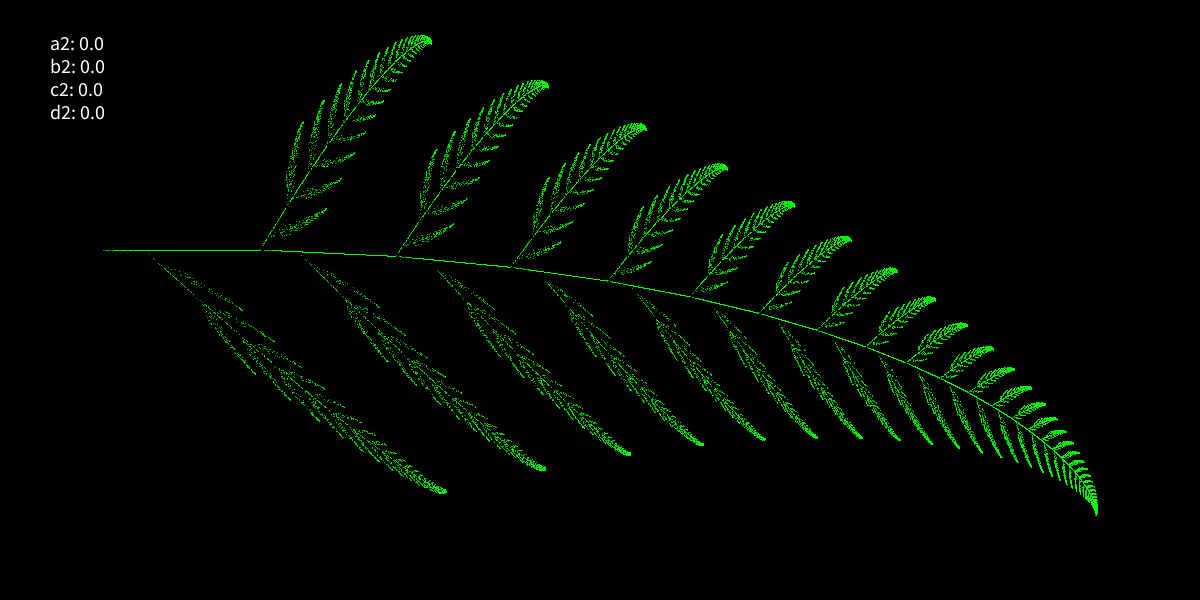
Frame 1 (no input)
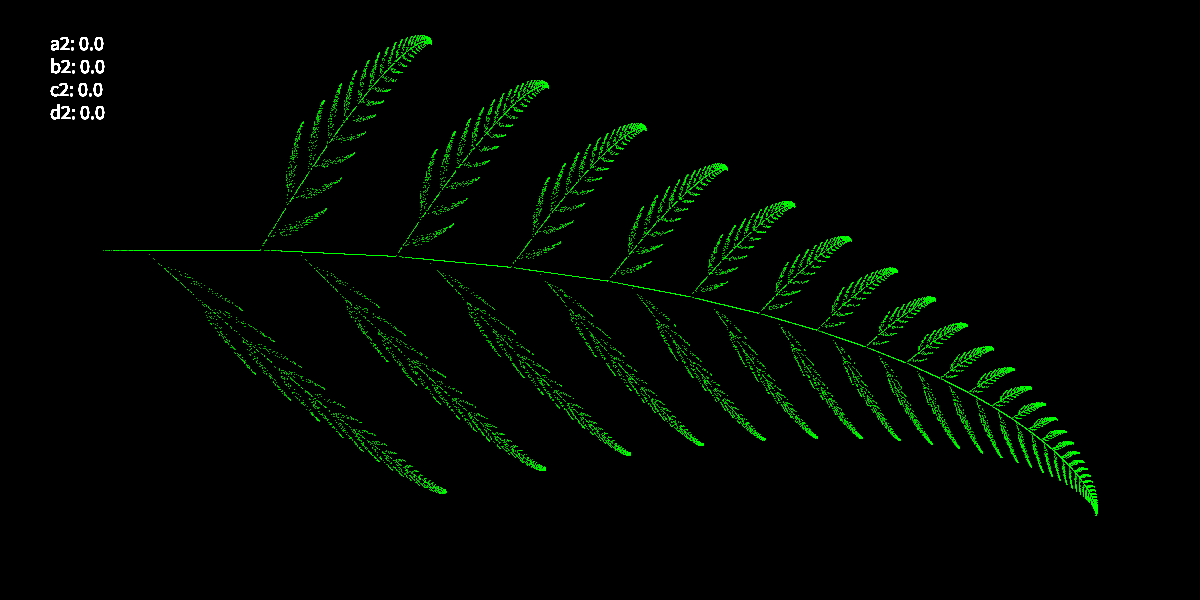
Frame 60 (the mouse pressed at the canvas centre just before this capture)
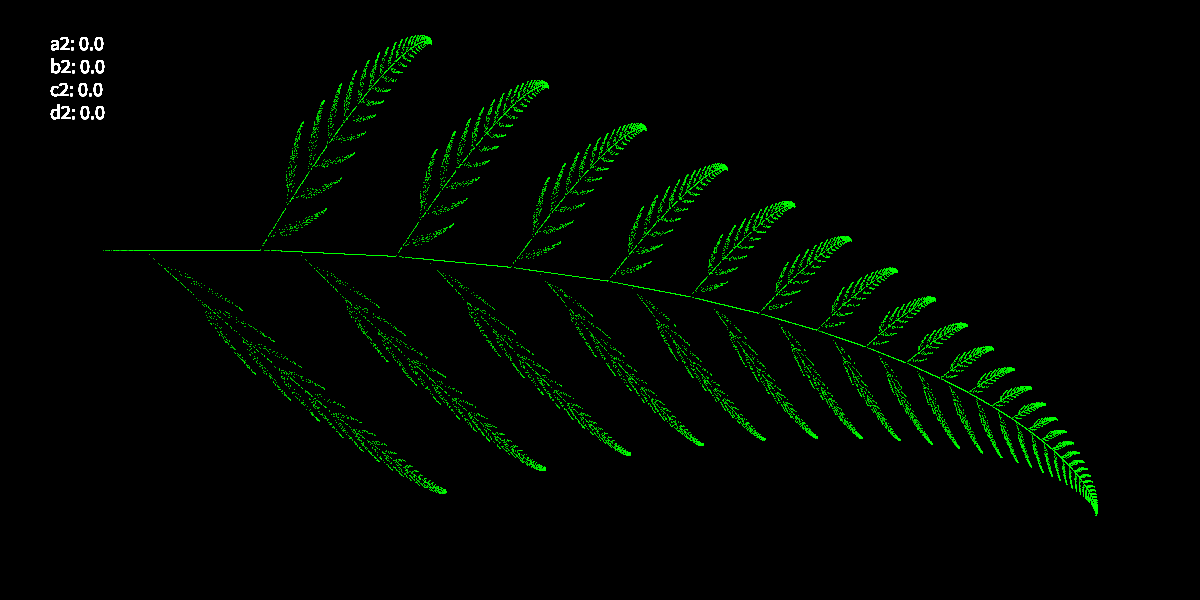
Frame 120 (the mouse held since frame 60 and released just before this capture)

The Processing sketch that drew these frames (run headless with seeded random() and noise(); from frame 60 on, the mouse is pressed at the canvas centre):

// Processing sketch: Barnsley_Animated
// ── Barnsley_Animated.pde
int nPer = 0;
float x = 0;
float y = 0;

float a = 0;
float b = 0;
float c = 0;
float d = 0;
float f = 0;

float a2 = 0;
float b2 = 0;
float c2 = 0;
float d2 = 0;

int ani = 0;

void setup() {
  size(1200, 600);
  background(0);
  stroke(255);
  drawFast();
}

void draw() {
  textSize(20);
  String aStr = str(a2);
  String bStr = str(b2);
  String cStr = str(c2);
  String dStr = str(d2);
  String abcd = "a2: " + aStr + "\n" + "b2: " + bStr + "\n" + "c2: " + cStr + "\n" + "d2: " + dStr;
  text(abcd, 50,50);
}

void keyPressed() {
  if (key == 'a') {
    background(0);
    a2 += 0.001;
    drawFast();
  }
  if (key == 's') {
    background(0);
    a2 -= 0.001;
    drawFast();
  }
  if (key == 'b') {
    background(0);
    b2 += 0.001;
    drawFast(); 
  }
  if (key == 'n') {
    background(0);
    b2 -= 0.001;
    drawFast();
  }
  if (key == 'c') {
    background(0);
    c2 += 0.001;
    drawFast();
  }
  if (key == 'v') {
    background(0);
    c2 -= 0.001;
    drawFast();
  }
  if (key == 'd') {
    background(0);
    d2 += 0.001;
    drawFast();
  }
  if (key == 'f') {
    background(0);
    d2 -= 0.001;
    drawFast();
  }
}

void drawFast() {
  for (int i = 0; i < 50000; i++) {
    //stroke(random(256),random(256),random(256));
    stroke(0,255,0);
    nPer = int(random(0, 101));
    if (nPer <= 2) {
      //n = 1  The Stem up untill the largest left-hand leaf
      //stroke(255,0,0);
      a = 0;
      b = 0;
      c = 0;
      d = 0.16;
      f = 0;
    }

    if ((nPer <= 89) && (nPer > 2)) {
      //n = 2  The smaller leaves and stem after the largest left-hand leaf
      //stroke(0,255,0);
      a = 0.85 + a2;//0.85
      b = 0.04 + b2;//0.04
      c = -0.04 + c2;//-0.04
      d = 0.85 + d2;//0.85
      f = 1.6;//1.6
    }

    if ((nPer <= 96) && (nPer > 89)) {
      //n = 3  The largest left-hand leaf
      //stroke(0,0,255);
      a = 0.2;
      b = -0.26;
      c = 0.23;
      d = 0.22;
      f = 1.6;
    }

    if ((nPer <= 100) && (nPer > 96)) {
      //n = 4  The largest right-hand leaf
      //stroke(255,0,255);
      a = -0.15;
      b = 0.28;
      c = 0.26;
      d = 0.24;
      f = 0.44;
    }

    x = a*x+b*y;
    y = c*x+d*y+f;
    point(int(y*100+width/12), int(x*100+height/2-50));
  }
}
